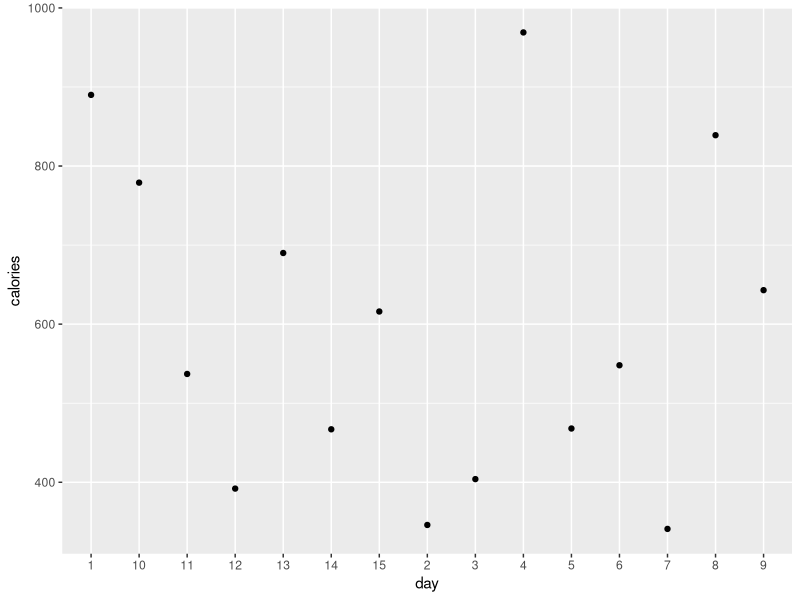

This figure's R source:
## ---- chunk 1
knitr::opts_chunk$set(echo = TRUE)
## ---- chunk 2
library(tidyverse)
library(ggplot2)
#H0: mu = 600
#Ha: mu > 600
t.test(x=c(890,346,404,969,468,548,341,839,643,779,537,392,690,467,616), mu=600, alternative =  "greater")
#Failed to reject H0. There is no evidence to support that the mean calories I burned during fitness activity is greater than 600 calories. 

calories <- c(890,346,404,969,468,548,341,839,643,779,537,392,690,467,616)
day <- c("1","2","3","4","5","6","7","8","9","10","11","12","13","14","15")
mydf<-data.frame(calories, day)
ggplot(data=mydf, aes(x=day,y=calories))+geom_point()
